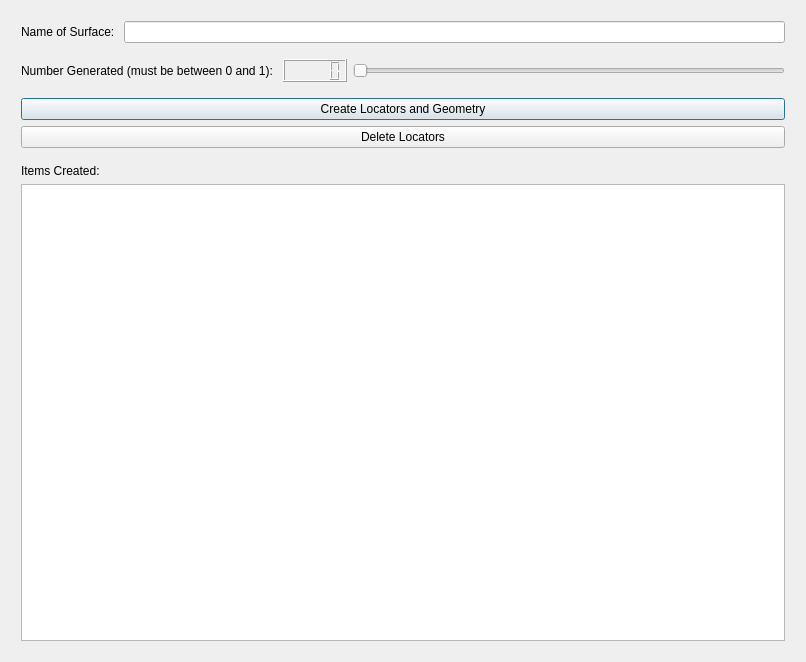
<?xml version="1.0" encoding="UTF-8"?>
<ui version="4.0">
 <class>Dialog</class>
 <widget class="QDialog" name="Dialog">
  <property name="geometry">
   <rect>
    <x>0</x>
    <y>0</y>
    <width>806</width>
    <height>662</height>
   </rect>
  </property>
  <property name="windowTitle">
   <string>Dialog</string>
  </property>
  <layout class="QGridLayout" name="gridLayout">
   <item row="0" column="0">
    <layout class="QVBoxLayout" name="verticalLayout_2">
     <property name="margin">
      <number>5</number>
     </property>
     <item>
      <layout class="QHBoxLayout" name="horizontalLayout">
       <property name="margin">
        <number>5</number>
       </property>
       <item>
        <widget class="QLabel" name="nameOfSurfaceLabel">
         <property name="text">
          <string>Name of Surface: </string>
         </property>
        </widget>
       </item>
       <item>
        <widget class="QLineEdit" name="nameOfSurfaceLineEdit"/>
       </item>
      </layout>
     </item>
     <item>
      <layout class="QHBoxLayout" name="horizontalLayout_2">
       <property name="margin">
        <number>5</number>
       </property>
       <item>
        <widget class="QLabel" name="numberOfLocatorsLabel">
         <property name="text">
          <string>Number Generated (must be between 0 and 1): </string>
         </property>
        </widget>
       </item>
       <item>
        <widget class="QLCDNumber" name="numberGeneratedLcdNumber"/>
       </item>
       <item>
        <widget class="QSlider" name="numberGeneratedHorizontalSlider">
         <property name="orientation">
          <enum>Qt::Horizontal</enum>
         </property>
        </widget>
       </item>
      </layout>
     </item>
     <item>
      <layout class="QVBoxLayout" name="verticalLayout">
       <property name="margin">
        <number>5</number>
       </property>
       <item>
        <widget class="QPushButton" name="createGeometryPushButton">
         <property name="text">
          <string>Create Locators and Geometry</string>
         </property>
        </widget>
       </item>
       <item>
        <widget class="QPushButton" name="deleteLocatorsPushButton">
         <property name="text">
          <string>Delete Locators</string>
         </property>
        </widget>
       </item>
      </layout>
     </item>
     <item>
      <layout class="QVBoxLayout" name="verticalLayout_3">
       <property name="margin">
        <number>5</number>
       </property>
       <item>
        <widget class="QLabel" name="itemsCreatedLabel">
         <property name="text">
          <string>Items Created:</string>
         </property>
        </widget>
       </item>
       <item>
        <widget class="QTextEdit" name="itemsCreatedTextEdit"/>
       </item>
      </layout>
     </item>
    </layout>
   </item>
  </layout>
 </widget>
 <resources/>
 <connections/>
</ui>
